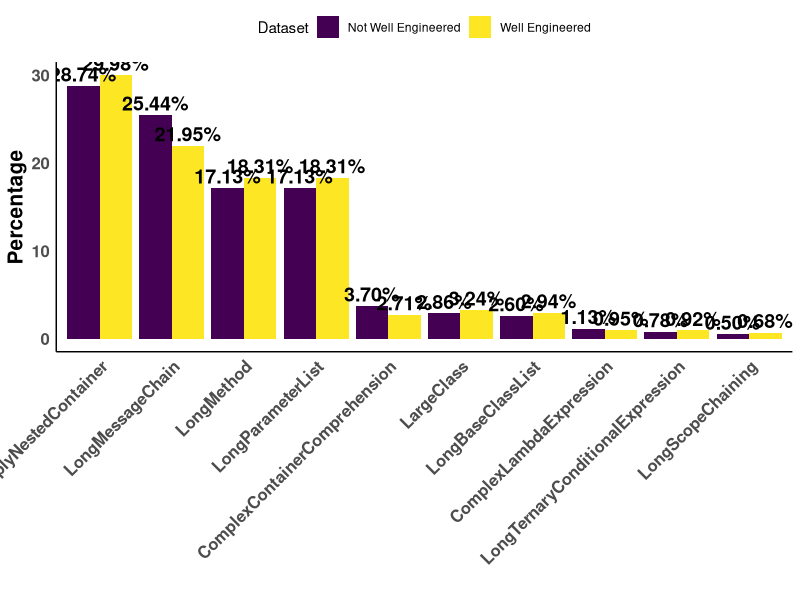

R code for this plot:
library(ggplot2)
library(dplyr)
library(viridis)  # For color palettes

# Load the data from the CSV files
data1 <- read.csv("./RQ1/dataset/well_eng_.csv")
data2 <- read.csv("./RQ1/dataset/not_well_eng_.csv")

# Select the relevant columns from both datasets
selected_data1 <- data1 %>% select(ComplexContainerComprehension,
                                   ComplexLambdaExpression,
                                   LargeClass,
                                   LongBaseClassList,
                                   LongMessageChain,
                                   LongMethod,
                                   LongParameterList,
                                   LongScopeChaining,
                                   LongTernaryConditionalExpression,
                                   MultiplyNestedContainer)

selected_data2 <- data2 %>% select(ComplexContainerComprehension,
                                   ComplexLambdaExpression,
                                   LargeClass,
                                   LongBaseClassList,
                                   LongMessageChain,
                                   LongMethod,
                                   LongParameterList,
                                   LongScopeChaining,
                                   LongTernaryConditionalExpression,
                                   MultiplyNestedContainer)

# Calculate the sum of each column for both datasets
column_sums1 <- sapply(selected_data1, sum)
column_sums2 <- sapply(selected_data2, sum)

# Calculate the total sums for each dataset to get the base for percentage calculation
total_sum1 <- sum(column_sums1)
total_sum2 <- sum(column_sums2)

# Calculate the percentages for each dataset
percentages1 <- (column_sums1 / total_sum1) * 100
percentages2 <- (column_sums2 / total_sum2) * 100

# Create dataframes for plotting
df_plot1 <- data.frame(Smell = names(percentages1), Percentage = percentages1, Dataset = "Well Engineered")
df_plot2 <- data.frame(Smell = names(percentages2), Percentage = percentages2, Dataset = "Not Well Engineered")

# Combine the dataframes for plotting
df_plot <- rbind(df_plot1, df_plot2)

# Create a grouped barplot showing the percentages for both datasets
p <- ggplot(df_plot, aes(x = reorder(Smell, -Percentage), y = Percentage, fill = Dataset)) +
  geom_bar(stat = "identity", position = position_dodge()) +
  geom_text(aes(label = sprintf("%.2f%%", Percentage)), position = position_dodge(width = 0.9), vjust = -0.3, size = 5, fontface = "bold") +
  scale_fill_viridis(discrete = TRUE) +  # Use color palette for colorblind
  theme_minimal() +
  labs(#title = "Comparison of Feature Percentages Between Two Datasets",
       x = "",
       y = "Percentage") +
  theme(axis.text.x = element_text(angle = 45, hjust = 1, face = "bold", size = 12),
        axis.text.y = element_text(face = "bold", size = 12),
        axis.title.x = element_text(face = "bold", size = 15),
        axis.title.y = element_text(face = "bold", size = 15),
        plot.title = element_text(face = "bold", size = 18),
        panel.grid.major = element_blank(),
        panel.grid.minor = element_blank(),
        panel.background = element_blank(),
        axis.line = element_line(color = "black"),
        legend.position = "top")  # Position the legend at the top

print(p)
